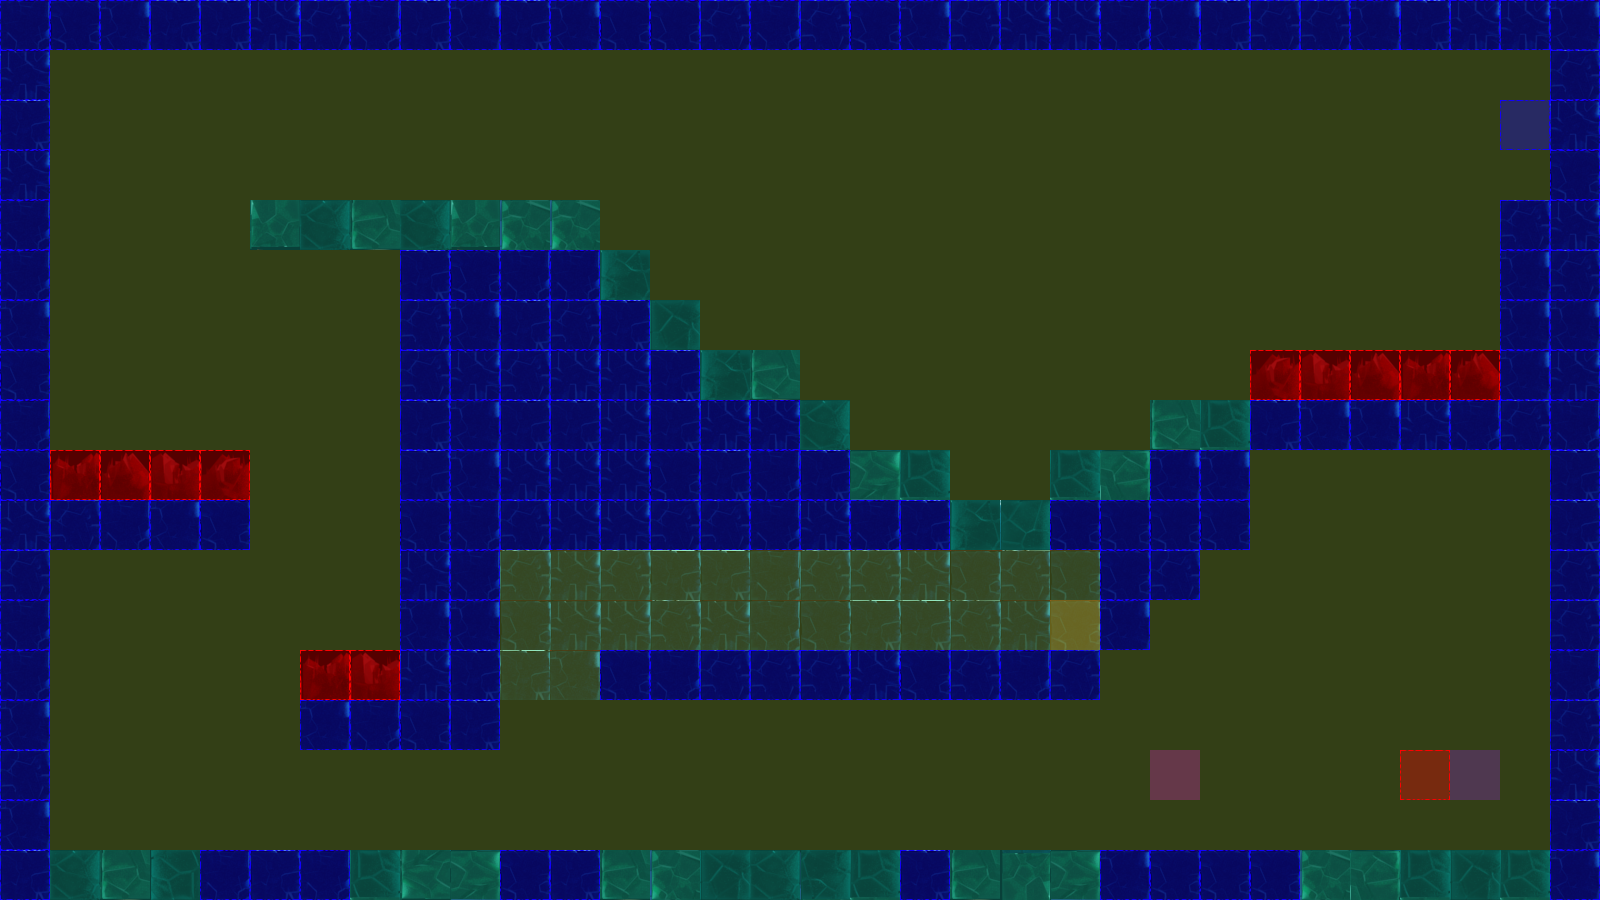

The image is a tile-based game level rendered from a .tmx file. Its description and source (layers, tilesets, objects; grid data summarised) follow:
An orthogonal 32x18 tile map with 50x50 px tiles, 3 tile layers (terrain, collision, event), 2 tilesets.

<map version="1.0" orientation="orthogonal" renderorder="left-up" width="32" height="18" tilewidth="50" tileheight="50" nextobjectid="3">
 <tileset firstgid="1" name="frozenPlainsTile" tilewidth="50" tileheight="50" tilecount="50" columns="10">
  <image source="tiles/iceTile.png" width="500" height="251" />
 </tileset>
 <tileset firstgid="51" name="collisionTile" tilewidth="50" tileheight="50" tilecount="12" columns="3">
  <image source="tiles/collisionTile.png" width="150" height="200" />
 </tileset>
 <layer name="terrain" width="32" height="18">
  <data>[576 cells, 239 non-empty, 24 distinct tile ids]</data>
 </layer>
 <layer name="collision" width="32" height="18">
  <data>[576 cells, 576 non-empty, 4 distinct tile ids]</data>
 </layer>
 <layer name="event" width="32" height="18">
  <data>[576 cells, 5 non-empty, 5 distinct tile ids]</data>
 </layer>
</map>
